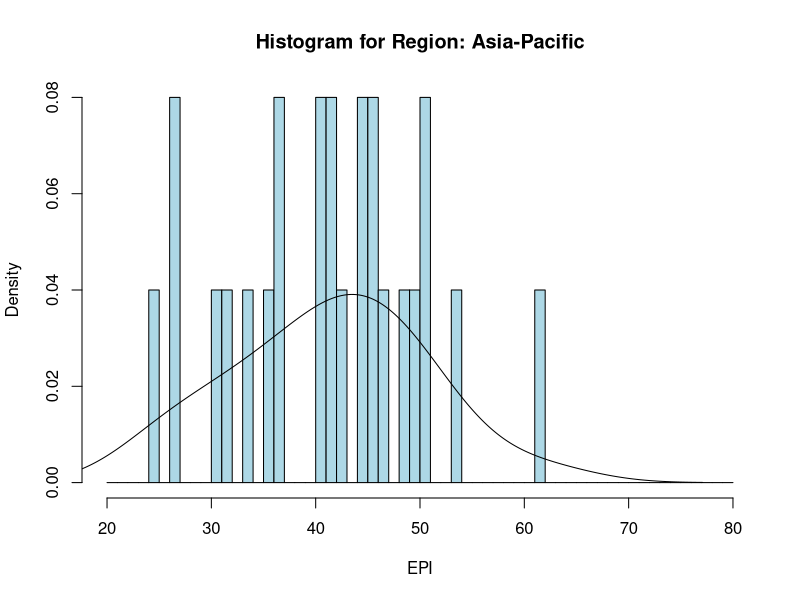
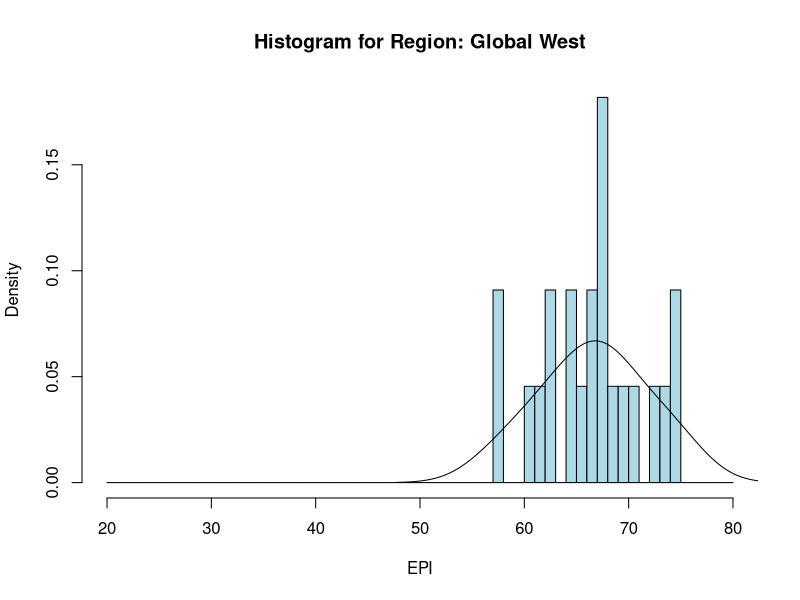
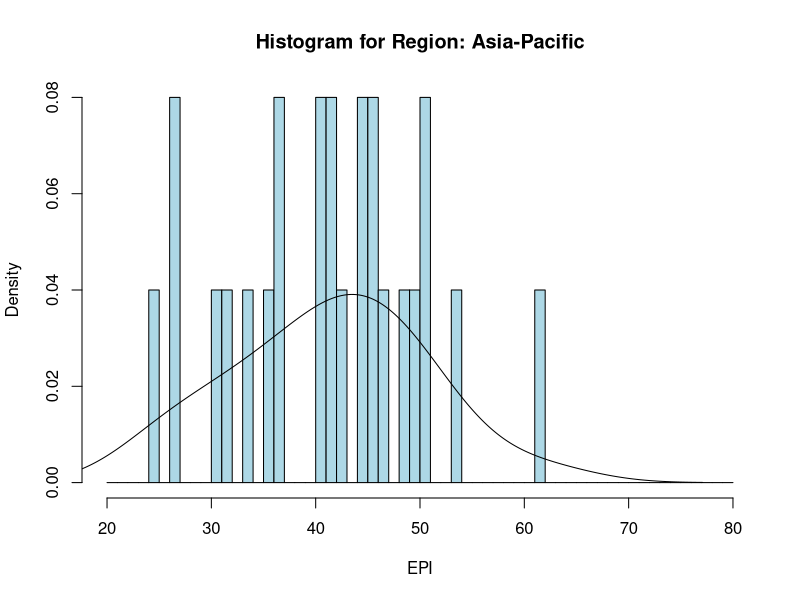
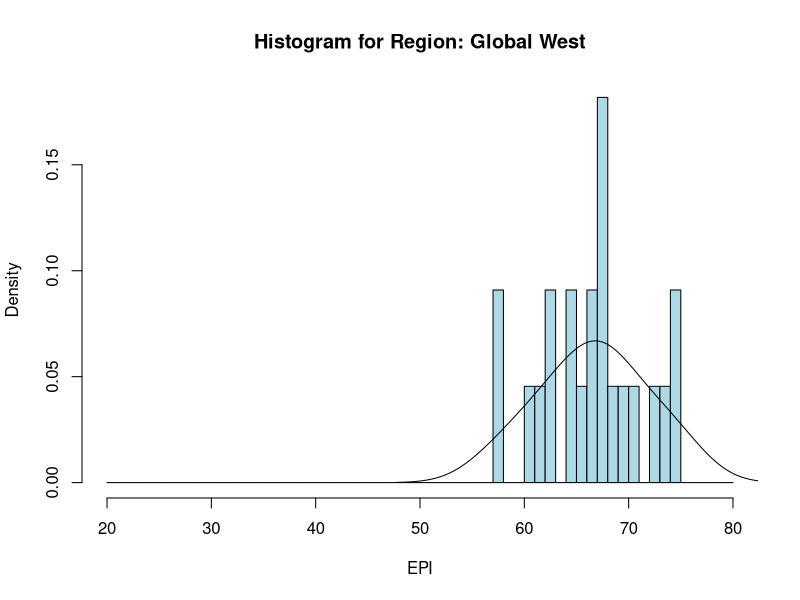
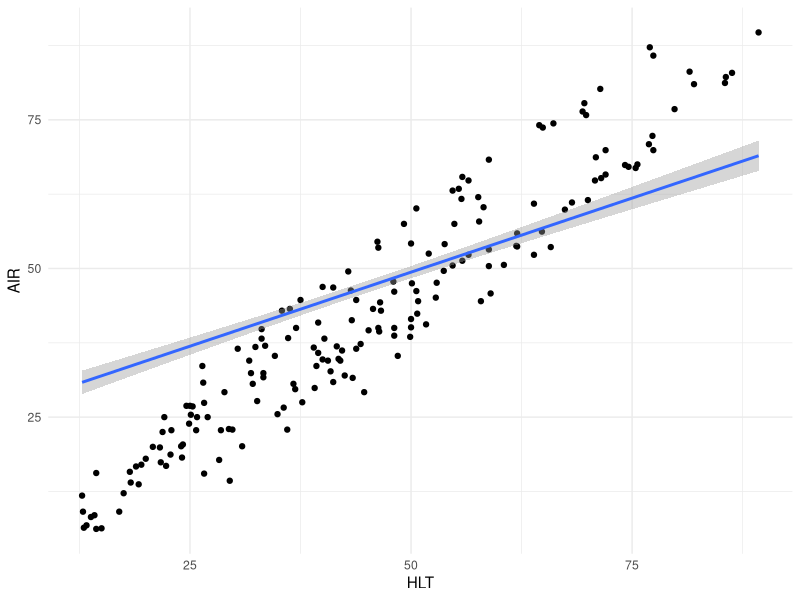
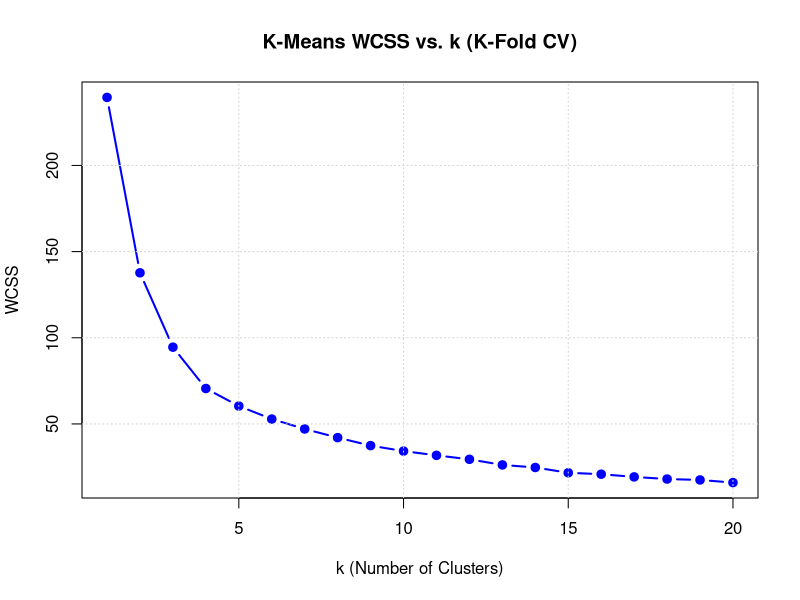
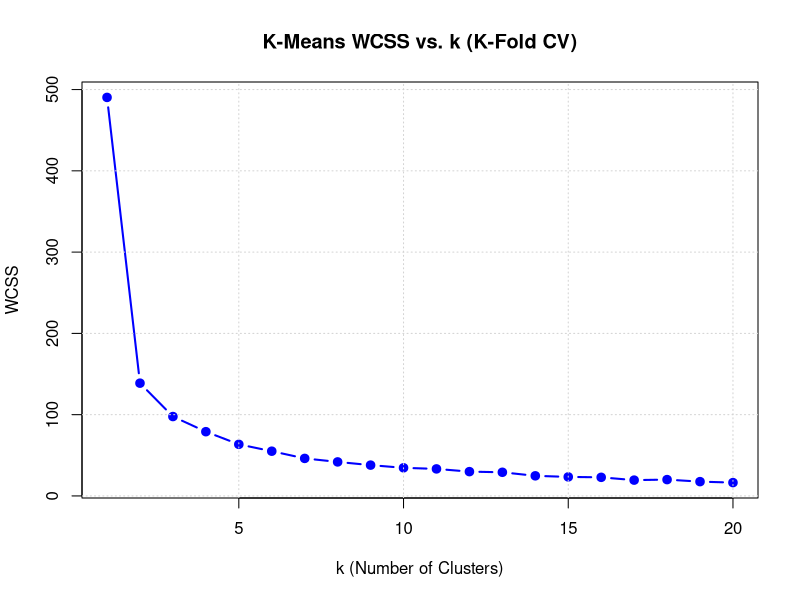

The R source for these figures, in order:
## ---- chunk 1
knitr::opts_chunk$set(echo = TRUE)
## ---- chunk 2
library(dplyr)
library(ggplot2)
library("e1071")
library("class")
library("caret")
library(stats)
## ---- chunk 3
# read data
epi <- read.csv("../data/epi2024results_DA_F24_lab03.csv")
## ---- chunk 4
selected_regions <- epi %>%
  distinct(region) %>%
  slice_tail(n = 2) %>%
  pull(region)

epi %>%
  filter(region %in% selected_regions) %>%
  group_by(region) %>%
  group_walk(~ {
    region_name <- .y$region
        EPI_data <- .x$EPI
    
    # Create a histogram
    hist(EPI_data, breaks = seq(20, 80, 1.0), prob = TRUE, 
         main = paste("Histogram for Region:", region_name), 
         xlab = "EPI", ylab = "Density", col = "lightblue", border = "black")
    
    # Add the density line
    lines(density(EPI_data, na.rm = TRUE, bw = 'SJ'))
  })

epi %>%
  filter(region %in% selected_regions) %>%
  group_by(region) %>%
  group_walk(~ {
    region_name <- .y$region
    EPI_data <- .x$EPI
    
    # Create a histogram
    hist(EPI_data, breaks = seq(20, 80, 1.0), prob = TRUE, 
         main = paste("Histogram for Region:", region_name), 
         xlab = "EPI", ylab = "Density", col = "lightblue", border = "black")
    
    # Add the density line
    lines(density(EPI_data, na.rm = TRUE, bw = 'SJ'))
  })
## ---- chunk 5
linear_model <- lm(EPI ~ WWT + WWR + HLT + AIR + HPE, data = epi)
summary(linear_model)
ggplot(epi, aes(x = HLT, y = AIR)) +
  geom_point() +                
  stat_smooth(method = "lm", aes(y = EPI)) +
  theme_minimal()
## ---- chunk 6
sub_saharan_africa_epi <- epi %>%
  filter(region == "Sub-Saharan Africa")
linear_model <- lm(EPI ~ WWT + WWR + HLT + AIR + HPE, data = sub_saharan_africa_epi)
summary(linear_model)
## ---- chunk 7
epi.norm <- epi %>%
  select(EPI, WWT, WWR, HLT, AIR)
epi.norm <- as.data.frame(scale(epi.norm))
epi.norm$region <- epi$region

# Define the regions
regions_a <- c("Latin America & Caribbean", "Asia-Pacific", "Eastern Europe")
regions_b <- c("Sub-Saharan Africa", "Global West", "Greater Middle East")
epi.norm.a <- epi.norm %>%
  filter(region %in% regions_a)
epi.norm.b <- epi.norm %>%
  filter(region %in% regions_b)

# Create a random sample of 80% of the data
set.seed(123)  # Set seed for reproducibility
sample_index.a <- sample(seq_len(nrow(epi.norm.a)), size = 0.8 * nrow(epi.norm.a))
sample_index.b <- sample(seq_len(nrow(epi.norm.b)), size = 0.8 * nrow(epi.norm.b))
train_a <- epi.norm.a[sample_index.a, ]
test_a <- epi.norm.a[-sample_index.a, ]
train_b <- epi.norm.b[sample_index.b, ]
test_b <- epi.norm.b[-sample_index.b, ]

KNNpred.a <- knn(train = train_a[1:5], test = test_a[1:5], cl = train_a$region)
KNNpred.b <- knn(train = train_b[1:5], test = test_b[1:5], cl = train_b$region)

## ---- chunk 8
contingency_a <- table(Predicted = KNNpred.a, Actual = test_a$region)
contingency_b <- table(Predicted = KNNpred.b, Actual = test_b$region)

contingency_a
contingency_b

accuracy_a <- sum(diag(contingency_a)) / sum(contingency_a)
accuracy_b <- sum(diag(contingency_b)) / sum(contingency_b)
print(paste("Accuracy a:", round(accuracy_a * 100, 2)))
print(paste("Accuracy b:", round(accuracy_b * 100, 2)))
## ---- chunk 9
k_fold_kmeans <- function(data, k_values = seq(1, 20), k_folds = 10, seed = 123) {
  # Set the seed for reproducibility
  set.seed(seed)
  
  # Create a k-fold cross-validation partition
  folds <- createFolds(data$region, k = k_folds, list = FALSE)
  
  # Initialize a vector to store WCSS for different k values
  wcss_values <- numeric(length(k_values))
  
  # Loop through different values of k
  for (i in seq_along(k_values)) {
    k <- k_values[i]  # Get the current value of k
    fold_wcss <- numeric(k_folds)  # Initialize vector to store WCSS for each fold
    
    # Loop through each fold
    for (fold in seq_len(k_folds)) {
      # Split the data into training and testing sets based on the fold
      train_data <- data[folds != fold, ]
      
      # Perform K-means clustering on the training data
      kmeans_model <- kmeans(train_data[, -ncol(train_data)], centers = k)
      
      # Calculate WCSS for this fold and store it
      fold_wcss[fold] <- sum(kmeans_model$withinss)
    }
    
    # Average WCSS across all folds for this k value
    wcss_values[i] <- mean(fold_wcss)
  }
  
  # Plot the WCSS vs. k values
  plot(k_values, wcss_values, type = "b", pch = 19, col = "blue", lwd = 2,
       xlab = "k (Number of Clusters)", ylab = "WCSS",
       main = "K-Means WCSS vs. k (K-Fold CV)")
  grid()  # Add grid lines
}
## ---- chunk 10
epi.norm <- epi %>%
  select(EPI, WWT, WWR, HLT, AIR)
epi.norm <- as.data.frame(scale(epi.norm))
epi.norm$region <- epi$region

# Define the regions
regions_a <- c("Latin America & Caribbean", "Asia-Pacific", "Eastern Europe")
regions_b <- c("Sub-Saharan Africa", "Global West", "Greater Middle East")
epi.norm.a <- epi.norm %>%
  filter(region %in% regions_a)
epi.norm.b <- epi.norm %>%
  filter(region %in% regions_b)

k_fold_kmeans(epi.norm.a)
k_fold_kmeans(epi.norm.b)
